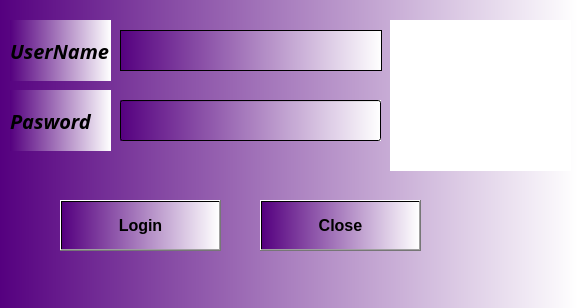
<?xml version="1.0" encoding="UTF-8"?>
<ui version="4.0">
 <class>Dialog</class>
 <widget class="QDialog" name="Dialog">
  <property name="geometry">
   <rect>
    <x>0</x>
    <y>0</y>
    <width>578</width>
    <height>308</height>
   </rect>
  </property>
  <property name="windowTitle">
   <string>LoginCheck</string>
  </property>
  <property name="autoFillBackground">
   <bool>false</bool>
  </property>
  <property name="styleSheet">
   <string notr="true">background-color:qlineargradient(spread:pad, x1:0, y1:0, x2:1, y2:0, stop:0 rgba(85, 0, 127, 255), stop:1 rgba(255, 255, 255, 255))</string>
  </property>
  <widget class="QLabel" name="label">
   <property name="geometry">
    <rect>
     <x>10</x>
     <y>20</y>
     <width>101</width>
     <height>61</height>
    </rect>
   </property>
   <property name="font">
    <font>
     <family>MingLiU-ExtB</family>
     <pointsize>15</pointsize>
     <weight>75</weight>
     <italic>true</italic>
     <bold>true</bold>
    </font>
   </property>
   <property name="text">
    <string>UserName</string>
   </property>
  </widget>
  <widget class="QLabel" name="label_2">
   <property name="geometry">
    <rect>
     <x>10</x>
     <y>90</y>
     <width>101</width>
     <height>61</height>
    </rect>
   </property>
   <property name="font">
    <font>
     <family>MingLiU-ExtB</family>
     <pointsize>15</pointsize>
     <weight>75</weight>
     <italic>true</italic>
     <bold>true</bold>
    </font>
   </property>
   <property name="text">
    <string>Pasword</string>
   </property>
  </widget>
  <widget class="QPlainTextEdit" name="usernametxt">
   <property name="geometry">
    <rect>
     <x>120</x>
     <y>30</y>
     <width>262</width>
     <height>41</height>
    </rect>
   </property>
   <property name="sizePolicy">
    <sizepolicy hsizetype="Expanding" vsizetype="Expanding">
     <horstretch>0</horstretch>
     <verstretch>0</verstretch>
    </sizepolicy>
   </property>
   <property name="minimumSize">
    <size>
     <width>0</width>
     <height>0</height>
    </size>
   </property>
   <property name="font">
    <font>
     <pointsize>14</pointsize>
     <strikeout>false</strikeout>
     <stylestrategy>NoAntialias</stylestrategy>
     <kerning>true</kerning>
    </font>
   </property>
   <property name="layoutDirection">
    <enum>Qt::LeftToRight</enum>
   </property>
   <property name="plainText">
    <string/>
   </property>
   <property name="tabStopWidth">
    <number>80</number>
   </property>
   <property name="cursorWidth">
    <number>1</number>
   </property>
   <property name="backgroundVisible">
    <bool>false</bool>
   </property>
  </widget>
  <widget class="QLineEdit" name="passwordtxt">
   <property name="geometry">
    <rect>
     <x>120</x>
     <y>100</y>
     <width>261</width>
     <height>41</height>
    </rect>
   </property>
   <property name="font">
    <font>
     <pointsize>12</pointsize>
    </font>
   </property>
   <property name="echoMode">
    <enum>QLineEdit::Password</enum>
   </property>
  </widget>
  <widget class="QPushButton" name="loginbut">
   <property name="geometry">
    <rect>
     <x>60</x>
     <y>200</y>
     <width>161</width>
     <height>51</height>
    </rect>
   </property>
   <property name="font">
    <font>
     <pointsize>12</pointsize>
     <weight>75</weight>
     <bold>true</bold>
    </font>
   </property>
   <property name="text">
    <string>Login</string>
   </property>
  </widget>
  <widget class="QPushButton" name="closebut">
   <property name="geometry">
    <rect>
     <x>260</x>
     <y>200</y>
     <width>161</width>
     <height>51</height>
    </rect>
   </property>
   <property name="font">
    <font>
     <pointsize>12</pointsize>
     <weight>75</weight>
     <bold>true</bold>
    </font>
   </property>
   <property name="text">
    <string>Close</string>
   </property>
  </widget>
  <widget class="QLabel" name="label_3">
   <property name="geometry">
    <rect>
     <x>390</x>
     <y>20</y>
     <width>181</width>
     <height>151</height>
    </rect>
   </property>
   <property name="styleSheet">
    <string notr="true">color: rgb(255, 255, 255);
background-color: rgb(255, 255, 255);</string>
   </property>
   <property name="text">
    <string/>
   </property>
   <property name="pixmap">
    <pixmap>../image/loginuserimage.png</pixmap>
   </property>
   <property name="scaledContents">
    <bool>true</bool>
   </property>
  </widget>
 </widget>
 <resources/>
 <connections/>
</ui>
